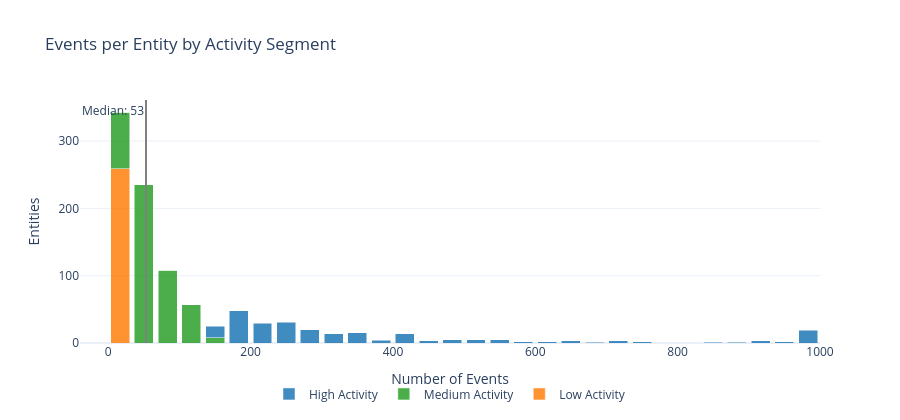

This figure's notebook cell:
### Markdown cell above
## 1a.4 Events per Entity Distribution

**Goal:** Understand how event volume varies across entities to guide feature engineering and identify modeling challenges.

| Segment | Definition | Why It Matters for Modeling |
|---------|------------|---------------------------|
| **One-time** | Exactly 1 event | No temporal features possible; cold-start problem |
| **Low Activity** | Below Q25 | Sparse features, many zeros; log-transform counts |
| **Medium Activity** | Q25 to Q75 | Core population; standard aggregation windows work |
| **High Activity** | Above Q75 | Rich features; watch for training set dominance |

### Code cell
from customer_retention.stages.profiling import classify_activity_segments

segment_result = classify_activity_segments(ts_profile.entity_lifecycles)

segment_order = ["One-time", "Low Activity", "Medium Activity", "High Activity"]
segment_colors = {
    "One-time": "#d62728", "Low Activity": "#ff7f0e",
    "Medium Activity": "#2ca02c", "High Activity": "#1f77b4",
}

event_counts = segment_result.lifecycles["event_count"]
x_max = event_counts.quantile(0.99)
bins = np.linspace(0, x_max, 31)
bin_centers = (bins[:-1] + bins[1:]) / 2

lc = segment_result.lifecycles
bin_indices = np.digitize(lc["event_count"], bins) - 1
bin_indices = bin_indices.clip(0, len(bin_centers) - 1)
lc_binned = lc.assign(_bin=bin_indices)

fig = go.Figure()
for seg in segment_order:
    subset = lc_binned[lc_binned["activity_segment"] == seg]
    if subset.empty:
        continue
    counts_per_bin = subset.groupby("_bin").size().reindex(range(len(bin_centers)), fill_value=0)
    fig.add_trace(go.Bar(
        x=bin_centers, y=counts_per_bin.to_numpy(), name=seg,
        marker_color=segment_colors[seg], opacity=0.85,
    ))

fig.add_vline(
    x=event_counts.median(), line_dash="solid", line_color="gray",
    annotation_text=f"Median: {event_counts.median():.0f}",
    annotation_position="top left",
)

use_log_y = event_counts.value_counts().max() > event_counts.value_counts().median() * 50

log_note = ("<br><sub>Log Y-axis: bar heights compress large differences — "
            "see table below for actual segment shares</sub>" if use_log_y else "")

fig.update_layout(
    barmode="stack", template="plotly_white", height=420,
    title="Events per Entity by Activity Segment" + log_note,
    xaxis_title="Number of Events",
    yaxis_title="Entities",
    yaxis_type="log" if use_log_y else "linear",
    legend=dict(orientation="h", yanchor="top", y=-0.15, xanchor="center", x=0.5),
    margin=dict(b=70),
)
display_figure(fig)

### Figure 1 — Plotly figure (JSON) as saved in the notebook; plotly's stock layout.template omitted (floating-point values rounded to 4 significant figures)
{"data": [{"marker": {"color": "#ff7f0e"}, "name": "Low Activity", "opacity": 0.85, "type": "bar", "x": [16.67, 50.0, 83.33, 116.7, 150.0, 183.3, 216.7, 250.0, 283.3, 316.7, 350.0, 383.3, 416.7, 450.0, 483.3, 516.7, 550.0, 583.3, 616.7, 650.0, 683.3, 716.7, 750.0, 783.3, 816.7, 850.0, 883.3, 916.7, 950.0, 983.3], "y": [259, 0, 0, 0, 0, 0, 0, 0, 0, 0, 0, 0, 0, 0, 0, 0, 0, 0, 0, 0, 0, 0, 0, 0, 0, 0, 0, 0, 0, 0]}, {"marker": {"color": "#2ca02c"}, "name": "Medium Activity", "opacity": 0.85, "type": "bar", "x": [16.67, 50.0, 83.33, 116.7, 150.0, 183.3, 216.7, 250.0, 283.3, 316.7, 350.0, 383.3, 416.7, 450.0, 483.3, 516.7, 550.0, 583.3, 616.7, 650.0, 683.3, 716.7, 750.0, 783.3, 816.7, 850.0, 883.3, 916.7, 950.0, 983.3], "y": [84, 235, 108, 57, 8, 0, 0, 0, 0, 0, 0, 0, 0, 0, 0, 0, 0, 0, 0, 0, 0, 0, 0, 0, 0, 0, 0, 0, 0, 0]}, {"marker": {"color": "#1f77b4"}, "name": "High Activity", "opacity": 0.85, "type": "bar", "x": [16.67, 50.0, 83.33, 116.7, 150.0, 183.3, 216.7, 250.0, 283.3, 316.7, 350.0, 383.3, 416.7, 450.0, 483.3, 516.7, 550.0, 583.3, 616.7, 650.0, 683.3, 716.7, 750.0, 783.3, 816.7, 850.0, 883.3, 916.7, 950.0, 983.3], "y": [0, 0, 0, 0, 17, 48, 29, 31, 20, 14, 15, 4, 14, 3, 5, 5, 5, 2, 2, 3, 1, 3, 2, 0, 0, 1, 1, 3, 2, 19]}], "layout": {"annotations": [{"showarrow": false, "text": "Median: 53", "x": 53.0, "xanchor": "right", "xref": "x", "y": 1, "yanchor": "top", "yref": "y domain"}], "barmode": "stack", "height": 420, "legend": {"orientation": "h", "x": 0.5, "xanchor": "center", "y": -0.15, "yanchor": "top"}, "margin": {"b": 70}, "shapes": [{"line": {"color": "gray", "dash": "solid"}, "type": "line", "x0": 53.0, "x1": 53.0, "xref": "x", "y0": 0, "y1": 1, "yref": "y domain"}], "title": {"text": "Events per Entity by Activity Segment"}, "xaxis": {"title": {"text": "Number of Events"}}, "yaxis": {"title": {"text": "Entities"}, "type": "linear"}}}
